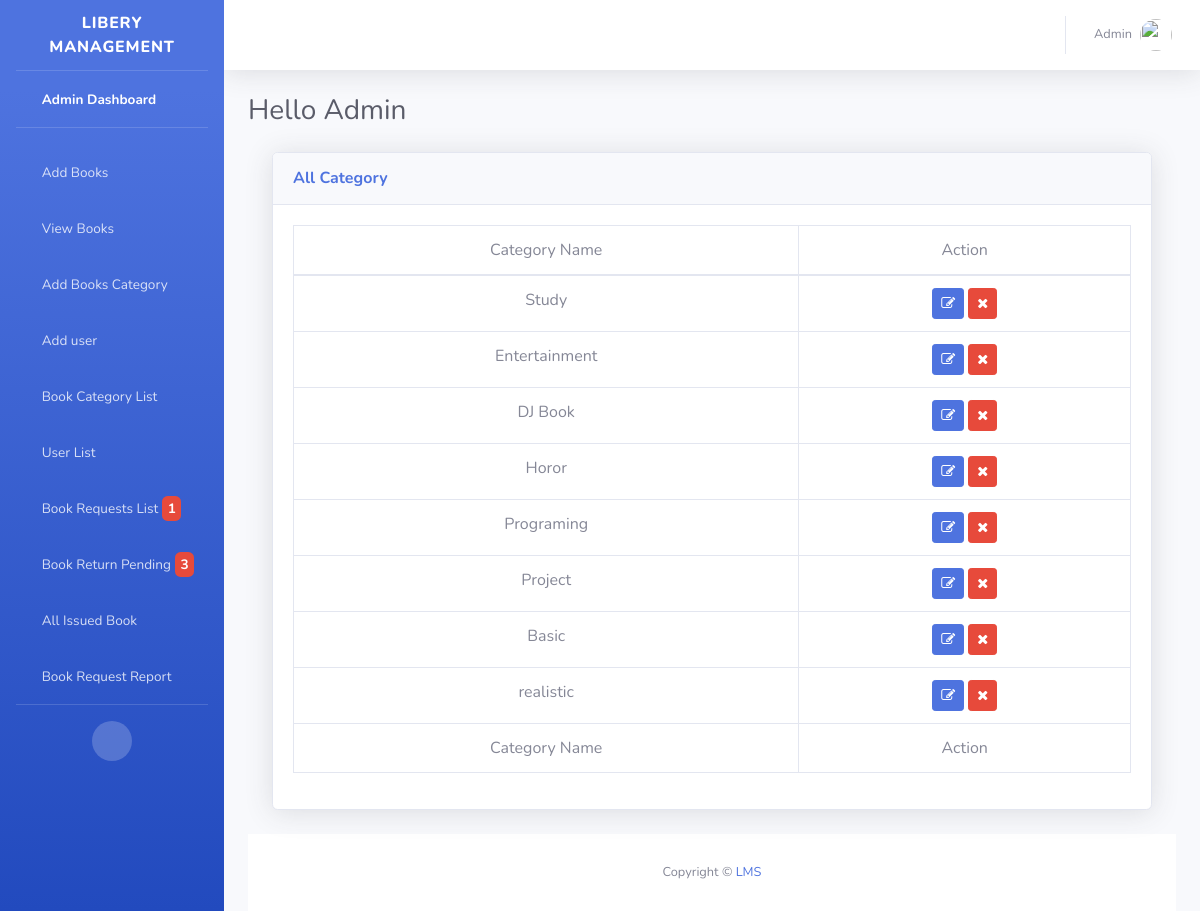
Screenshot of /admin/all_category.php (signed in) with the database file from the repository.
### tables this page shows
CREATE TABLE `category` (
  `cat_id` int(11) NOT NULL,
  `cat_name` varchar(255) NOT NULL
);

### admin/all_category.php (the view)
<?php
include('ini/header.php');
include('dbcon.php');
$sql = "SELECT * FROM category";
$run = mysqli_query($con,$sql);
?>
	<div class="container-fluid">
                    <div class="card shadow mb-4">
                        <div class="card-header py-3">
                            <h6 class="m-0 font-weight-bold text-primary">All Category</h6>
                        </div>
                        <div class="card-body">
                            <div class="table-responsive">
                                <table class="table table-bordered text-center" id="dataTable" width="100%">
                                    <thead>
                                        <tr>
											<td>Category Name</td>
											<td>Action</td>
										</tr>
                                    </thead>
                                    <tfoot>
                                        <tr>
											<td>Category Name</td>
											<td>Action</td>
										</tr>
                                    </tfoot>
                                    <tbody>
                                        <?php while ($data = mysqli_fetch_assoc($run)) { ?>
								            <tr>
								                <td><?php echo $data['cat_name'] ?></td>
								                <td>
								                	<a href="update_cat.php?id=<?php echo $data['cat_id']; ?>" class="btn btn-primary btn-sm"><i class="fa fa-edit"></i></a>
								                	<a href="delete_cat.php?id=<?php echo $data['cat_id']?>" class="btn btn-danger btn-sm"><i class="fa fa-close"></i></a>
								                </td>
								        	</tr>
								        <?php } ?>
                                    </tbody>
                                </table>
                            </div>
                        </div>
                    </div>
                </div>
<?php include('ini/footer.php'); ?>

### admin/ini/header.php (shortened to what this page needs)
<?php session_start();
if(isset($_SESSION['admin_email'])){
    $idd = $_SESSION['id'];
    include('dbcon.php');
    $sql = "SELECT * FROM admin WHERE id = $idd";
    $exe = mysqli_query($con,$sql);
    $data = mysqli_fetch_assoc($exe);
    $sql3 = "SELECT * FROM issued_book WHERE DATE_ADD(issued_book.datee, INTERVAL issued_book.days DAY) < CURDATE() AND return_status = 0";
    $exe3 = mysqli_query($con,$sql3);
    $retbokqty = mysqli_num_rows($exe3);
    $sql1 = "SELECT * FROM book_request WHERE req_status = 0";
    $exe1 = mysqli_query($con,$sql1);
    $reqbokqty = mysqli_num_rows($exe1);
}
else{
    header('location: ../login.php');
}
?>
<!DOCTYPE html>
<html lang="en">
<head>
    <link href="vendor/fontawesome-free/css/all.min.css" rel="stylesheet" type="text/css">
    <link href="css/sb-admin-2.min.css" rel="stylesheet">
    <link href="vendor/datatables/dataTables.bootstrap4.min.css" rel="stylesheet">
    <link rel="stylesheet" href="https://cdnjs.cloudflare.com/ajax/libs/font-awesome/4.7.0/css/font-awesome.min.css">
</head>
<body id="page-top">
    <div id="wrapper">
        <ul class="navbar-nav bg-gradient-primary sidebar sidebar-dark accordion" id="accordionSidebar">
            <a class="sidebar-brand d-flex align-items-center justify-content-center" href="index.php">
                <div class="sidebar-brand-text mx-3">Libery Management</div>
            </a>
            <hr class="sidebar-divider my-0">
            <li class="nav-item active">
                <a class="nav-link" href="index.php">
                    <i class="fas fa-fw fa-tachometer-alt"></i>
                    <span>Admin Dashboard</span></a>
            </li>
            <hr class="sidebar-divider">
            <li class="nav-item">
                <a class="nav-link collapsed" href="add_book.php">
                    <i class="fas fa-fw fa-cog"></i>
                    <span>Add Books</span>
                </a>
            </li>
            <li class="nav-item">
                <a class="nav-link collapsed" href="view_book.php">
                    <i class="fas fa-fw fa-cog"></i>
                    <span>View Books</span>
                </a>
            </li>
            <li class="nav-item">
                <a class="nav-link collapsed" href="add_category.php">
                    <i class="fas fa-fw fa-cog"></i>
                    <span>Add Books Category</span>
                </a>
            </li>
           <li class="nav-item">
                <a class="nav-link collapsed" href="add_user.php">
                    <i class="fas fa-fw fa-cog"></i>
                    <span>Add user</span>
                </a>
            </li>
            <li class="nav-item">
                <a class="nav-link collapsed" href="all_category.php">
                    <i class="fas fa-fw fa-cog"></i>
                    <span>Book Category List</span>
                </a>
            </li>
            <li class="nav-item">
                <a class="nav-link collapsed" href="all_user.php">
                    <i class="fas fa-fw fa-cog"></i>
                    <span>User List</span>
                </a>
            </li>
            <li class="nav-item">
                <a class="nav-link collapsed" href="bookrequestlist.php">
                    <i class="fas fa-fw fa-cog"></i>
                    <span>Book Requests List</span>
                    <span class="badge badge-danger"><?php echo $reqbokqty; ?></span>
                </a>
            </li>
            <li class="nav-item">
                <a class="nav-link collapsed" href="bookreturnpending.php">
                    <i class="fas fa-fw fa-cog"></i>
                    <span>Book Return Pending</span>
                    <span class="badge badge-danger"><?php echo $retbokqty; ?></span>
                </a>
            </li>
            <li class="nav-item">
                <a class="nav-link collapsed" href="allissuedbook.php">
                    <i class="fas fa-fw fa-cog"></i>
                    <span>All Issued Book</span>
                </a>
            </li>
            <li class="nav-item">
                <a class="nav-link collapsed" href="bookrequestreport.php">
                    <i class="fas fa-fw fa-cog"></i>
                    <span>Book Request Report</span>
                </a>
            </li>
            <hr class="sidebar-divider d-none d-md-block">
            <div class="text-center d-none d-md-inline">
                <button class="rounded-circle border-0" id="sidebarToggle"></button>
            </div>
        </ul>
        <div id="content-wrapper" class="d-flex flex-column">
            <div id="content">
                <nav class="navbar navbar-expand navbar-light bg-white topbar mb-4 static-top shadow">
                    <ul class="navbar-nav ml-auto">
                        <li class="nav-item dropdown no-arrow">
                            <a class="nav-link dropdown-toggle" href="#" id="userDropdown" role="button"
                                data-toggle="dropdown" aria-haspopup="true" aria-expanded="false">
                                <span class="mr-2 d-none d-lg-inline text-gray-600 small"><?php echo $data['name'] ?></span>
                                <img class="img-profile rounded-circle"
                                    src="img/undraw_profile.svg">
                            </a>
                        </li>
                    </ul>
                </nav>
                <div class="container-fluid">
                    <div class="d-sm-flex align-items-center justify-content-between mb-4">
                        <h1 class="h3 mb-0 text-gray-800">Hello <?php echo $data['name']; ?></h1>
                    </div>

### rows the page displays
category: cat_name "Study"
category: cat_name "Entertainment"
category: cat_name "DJ Book"
category: cat_name "Horor"
category: cat_name "Programing"
category: cat_name "Project"
category: cat_name "Basic"
category: cat_name "realistic"

### other values shown
$reqbokqty "1"
$retbokqty "3"
$data['name'] "Admin"
